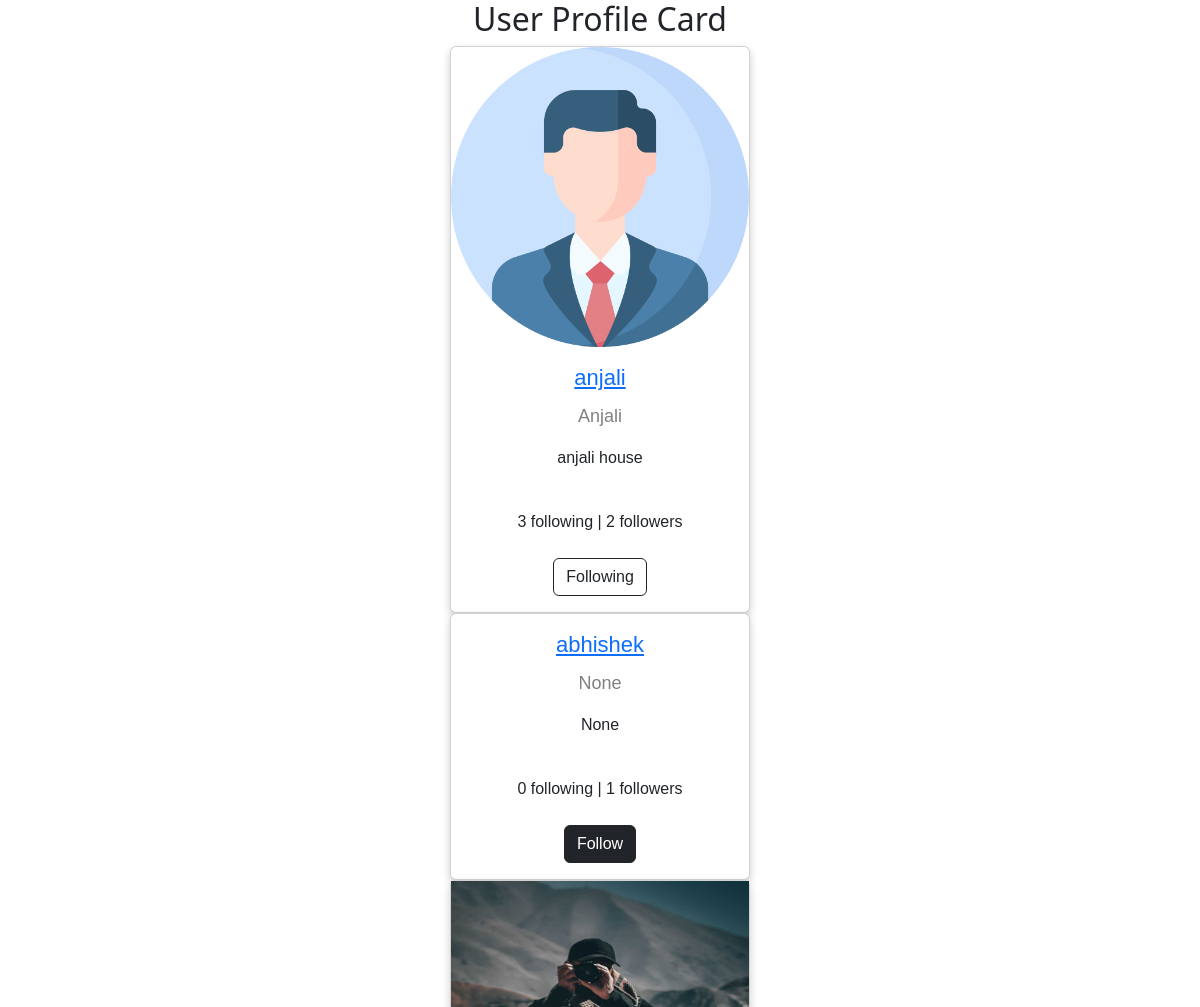
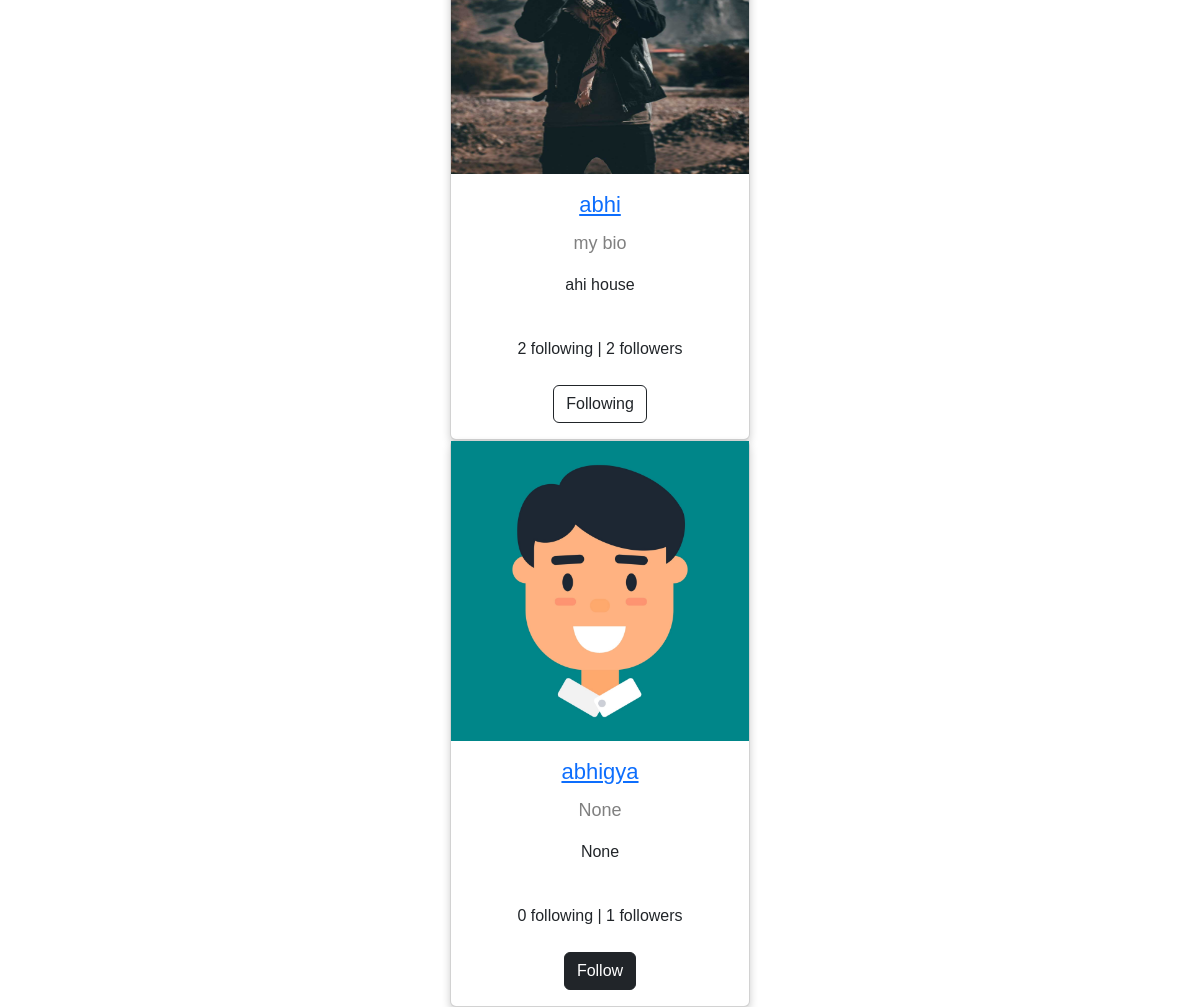
Page /profiles/all/ (signed in) on the committed database (2 pictures, top to bottom).
### myapp/models.py (models this page shows)
class UserProfile(models.Model):
    user=models.OneToOneField(User,on_delete=models.CASCADE,related_name="profile")
    profile_pic=models.ImageField(upload_to="profilepics",blank=True,default="/profilepics/default.webp")
    bio=models.CharField(max_length=200,null=True)
    address=models.CharField(max_length=200,null=True)
    dob=models.DateTimeField(null=True)
    following=models.ManyToManyField("self",related_name="followed_by",symmetrical=False)
    created_date=models.DateTimeField(auto_now_add=True)
    cover_pic=models.ImageField(upload_to="coverpic",blank=True,default="/profilepics/coverpic2.jpg")
    def __str__(self):
        return self.user.username

### myapp/views.py (the view)
# urls.py: path("profiles/all/",views.ProfileListview.as_view(),name="profile-all"),
class ProfileListview(ListView):
    model=UserProfile
    template_name="profile-list.html"
    context_object_name="profiles"
    def get_queryset(self):
        return UserProfile.objects.exclude(user=self.request.user)

### myapp/templates/profile-list.html (shortened to what this page needs)
<!DOCTYPE html>
{%load static%}
<html>
<head>
    <link rel="stylesheet" href="{%static 'css/cardstyle.css'%}">
<link rel="stylesheet" href="https://cdnjs.cloudflare.com/ajax/libs/font-awesome/4.7.0/css/font-awesome.min.css">
<link href="https://cdn.jsdelivr.net/npm/bootstrap@5.3.0-alpha3/dist/css/bootstrap.min.css" rel="stylesheet">
</head>
<body>
<h2 style="text-align:center">User Profile Card</h2>
{%for profile in profiles%}
<div class="card">
    {%if profile.profile_pic%}
     <img src="{{profile.profile_pic.url}}" alt="John" style="width:100%" height="300px">
    {%endif%}
    <h1><a href="{%url 'profiledetail' profile.id%}">{{profile}}</a></h1>
    <p class="title">{{profile.bio}}</p>
    <p>{{profile.address}}</p>
    <div style="margin: 24px 0;">
      {{profile.following.all.count}} following |
      {{profile.followed_by.all.count}} followers
    </div>
    <p>
      {%if request.user.profile in profile.followed_by.all %}
         <a href="{%url 'unfollow' profile.id%}" class="btn btn-outline-dark">Following</a>
      {%else%}
        <a href="{%url 'follow' profile.id%}" class="btn btn-dark">Follow</a>
      {%endif%}
    </p>
  </div>
{%endfor%}
</body>
</html>

### myapp/static/css/cardstyle.css (style rules this page uses)
.card { box-shadow: 0 4px 8px 0 rgba(0, 0, 0, 0.2); max-width: 300px; margin: auto; text-align: center; font-family: arial; }
.title { color: grey; font-size: 18px; }
a { text-decoration: none; font-size: 22px; color: black; }

### rows in the picture
UserProfile: profile_pic (picture), user.username "anjali", bio "Anjali", address "anjali house", following.all.count "3", followed_by.all.count "2", shows "Following"
UserProfile: user.username "abhishek", bio "None", address "None", following.all.count "0", followed_by.all.count "1", shows "Follow"
UserProfile: profile_pic (picture), user.username "abhi", bio "my bio", address "ahi house", following.all.count "2", followed_by.all.count "2", shows "Following"
UserProfile: profile_pic (placeholder picture), user.username "abhigya", bio "None", address "None", following.all.count "0", followed_by.all.count "1", shows "Follow"
